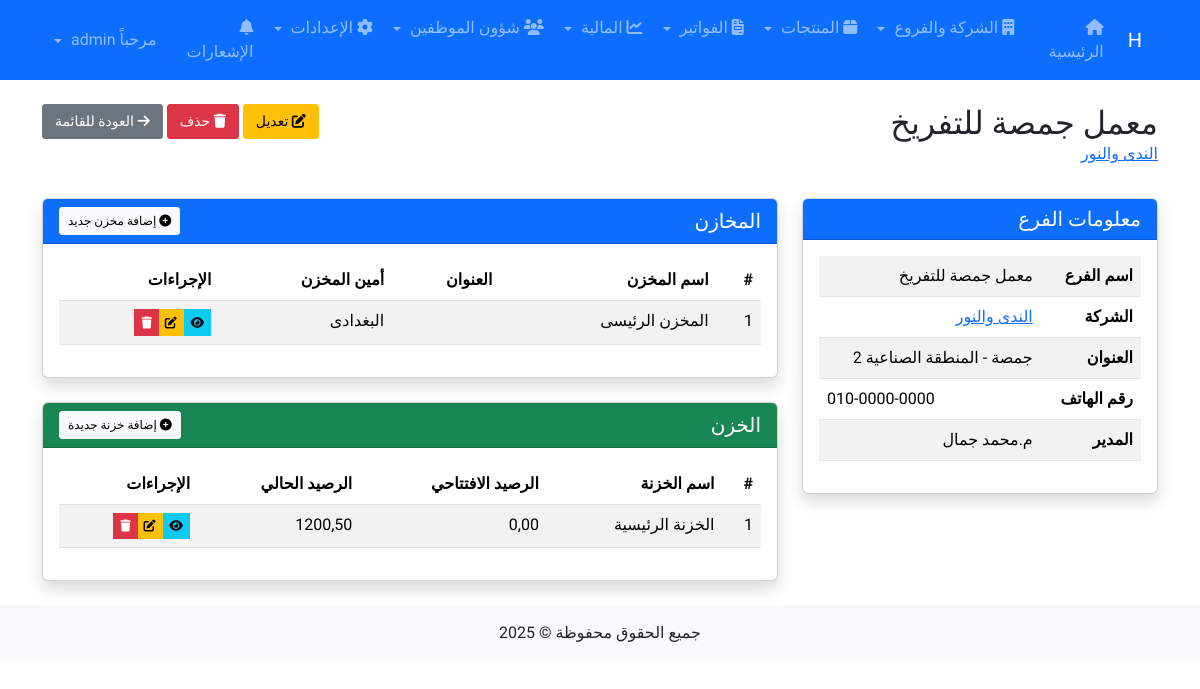
The page /branches/1/ (signed in) on the database its author committed.
### core/models.py (models this page shows, shortened)
class Branch(models.Model):
    company = models.ForeignKey(Company, on_delete=models.CASCADE, related_name='branches', verbose_name=_("الشركة"))
    name = models.CharField(_("اسم الفرع"), max_length=255)
    address = models.TextField(_("العنوان"), blank=True, null=True)
    phone = models.CharField(_("رقم الهاتف"), max_length=20, blank=True, null=True)
    manager = models.CharField(_("المدير"), max_length=255, blank=True, null=True)
    class Meta:
        verbose_name = _("فرع")
        verbose_name_plural = _("الفروع")

class Company(models.Model):
    name = models.CharField(_("اسم الشركة"), max_length=255)
    address = models.TextField(_("العنوان"), blank=True, null=True)
    phone = models.CharField(_("رقم الهاتف"), max_length=20, blank=True, null=True)
    email = models.EmailField(_("البريد الإلكتروني"), blank=True, null=True)
    tax_number = models.CharField(_("الرقم الضريبي"), max_length=50, blank=True, null=True)
    logo = models.ImageField(_("الشعار"), upload_to='company_logos/', blank=True, null=True)
    class Meta:
        verbose_name = _("شركة")
        verbose_name_plural = _("الشركات")

class Store(models.Model):
    branch = models.ForeignKey(Branch, on_delete=models.CASCADE, related_name='stores', verbose_name=_("الفرع"))
    name = models.CharField(_("اسم المخزن"), max_length=255)
    address = models.TextField(_("العنوان"), blank=True, null=True)
    keeper = models.CharField(_("أمين المخزن"), max_length=255, blank=True, null=True)
    notes = models.TextField(_("ملاحظات"), blank=True, null=True)
    class Meta:
        verbose_name = _("مخزن")
        verbose_name_plural = _("المخازن")

class Safe(models.Model):
    branch = models.ForeignKey(Branch, on_delete=models.CASCADE, related_name='safes', verbose_name=_("الفرع"))
    name = models.CharField(_("اسم الخزنة"), max_length=255)
    initial_balance = models.DecimalField(_("الرصيد الافتتاحي"), max_digits=15, decimal_places=2, default=0)
    current_balance = models.DecimalField(_("الرصيد الحالي"), max_digits=15, decimal_places=2, default=0)
    class Meta:
        verbose_name = _("خزنة")
        verbose_name_plural = _("الخزن")

### core/views.py (the view)
# urls.py: path('branches/<int:pk>/', views.branch_detail, name='branch_detail'),
@login_required
def branch_detail(request, pk):
    branch = get_object_or_404(Branch, pk=pk)
    stores = Store.objects.filter(branch=branch)
    safes = Safe.objects.filter(branch=branch)
    return render(request, 'core/branch/detail.html', {
        'branch': branch,
        'stores': stores,
        'safes': safes
    })

### users/context_processors.py (called while the page is built)
def notifications(request):
    context_data = {
        'unread_notifications_count': 0
    }
    if request.user.is_authenticated:
        context_data['unread_notifications_count'] = get_unread_notifications_count(request.user)
    return context_data

### users/utils.py (called while the page is built)
def get_unread_notifications_count(user):
    return UserNotification.objects.filter(recipient=user, is_read=False).count()

### templates/core/branch/detail.html (shortened to what this page needs)
{% extends 'base.html' %}
{% block content %}
<div class="row mb-3">
    <div class="col-md-8">
        <h2 class="mb-0">{{ branch.name }}</h2>
        <p class="text-muted">
            <a href="{% url 'company_detail' branch.company.pk %}">{{ branch.company.name }}</a>
        </p>
    </div>
    <div class="col-md-4 text-end">
        <a href="{% url 'branch_edit' branch.pk %}" class="btn btn-warning">
            <i class="fas fa-edit"></i> تعديل
        </a>
        <a href="{% url 'branch_delete' branch.pk %}" class="btn btn-danger">
            <i class="fas fa-trash"></i> حذف
        </a>
        <a href="{% url 'branch_list' %}" class="btn btn-secondary">
            <i class="fas fa-arrow-right"></i> العودة للقائمة
        </a>
    </div>
</div>
<div class="row">
    <div class="col-md-4">
        <div class="card shadow mb-4">
            <div class="card-header bg-primary text-white">
                <h5 class="card-title mb-0">معلومات الفرع</h5>
            </div>
            <div class="card-body">
                <table class="table table-striped">
                    <tbody>
                        <tr>
                            <th>اسم الفرع</th>
                            <td>{{ branch.name }}</td>
                        </tr>
                        <tr>
                            <th>الشركة</th>
                            <td>
                                <a href="{% url 'company_detail' branch.company.pk %}">
                                    {{ branch.company.name }}
                                </a>
                            </td>
                        </tr>
                        <tr>
                            <th>العنوان</th>
                            <td>{{ branch.address }}</td>
                        </tr>
                        <tr>
                            <th>رقم الهاتف</th>
                            <td dir="ltr">{{ branch.phone }}</td>
                        </tr>
                        <tr>
                            <th>المدير</th>
                            <td>{{ branch.manager|default:"-" }}</td>
                        </tr>
                    </tbody>
                </table>
            </div>
        </div>
    </div>
    <div class="col-md-8">
        <div class="card shadow mb-4">
            <div class="card-header bg-primary text-white d-flex justify-content-between align-items-center">
                <h5 class="card-title mb-0">المخازن</h5>
                <a href="{% url 'store_add' %}" class="btn btn-light btn-sm">
                    <i class="fas fa-plus-circle"></i> إضافة مخزن جديد
                </a>
            </div>
            <div class="card-body">
                {% if stores %}
                    <div class="table-responsive">
                        <table class="table table-striped table-hover">
                            <thead>
                                <tr>
                                    <th>#</th>
                                    <th>اسم المخزن</th>
                                    <th>العنوان</th>
                                    <th>أمين المخزن</th>
                                    <th>الإجراءات</th>
                                </tr>
                            </thead>
                            <tbody>
                                {% for store in stores %}
                                    <tr>
                                        <td>{{ forloop.counter }}</td>
                                        <td>{{ store.name }}</td>
                                        <td>{{ store.address|truncatechars:30 }}</td>
                                        <td>{{ store.keeper|default:"-" }}</td>
                                        <td>
                                            <div class="btn-group">
                                                <a href="{% url 'store_detail' store.pk %}" class="btn btn-sm btn-info">
                                                    <i class="fas fa-eye"></i>
                                                </a>
                                                <a href="{% url 'store_edit' store.pk %}" class="btn btn-sm btn-warning">
                                                    <i class="fas fa-edit"></i>
                                                </a>
                                                <a href="{% url 'store_delete' store.pk %}" class="btn btn-sm btn-danger">
                                                    <i class="fas fa-trash"></i>
                                                </a>
                                            </div>
                                        </td>
                                    </tr>
                                {% endfor %}
                            </tbody>
                        </table>
                    </div>
                {% else %}
                    <div class="alert alert-info">
                        لا توجد مخازن مسجلة لهذا الفرع. <a href="{% url 'store_add' %}">أضف مخزن جديد</a>
                    </div>
                {% endif %}
            </div>
        </div>
        <div class="card shadow">
            <div class="card-header bg-success text-white d-flex justify-content-between align-items-center">
                <h5 class="card-title mb-0">الخزن</h5>
                <a href="{% url 'safe_add' %}" class="btn btn-light btn-sm">
                    <i class="fas fa-plus-circle"></i> إضافة خزنة جديدة
                </a>
            </div>
            <div class="card-body">
                {% if safes %}
                    <div class="table-responsive">
                        <table class="table table-striped table-hover">
                            <thead>
                                <tr>
                                    <th>#</th>
                                    <th>اسم الخزنة</th>
                                    <th>الرصيد الافتتاحي</th>
                                    <th>الرصيد الحالي</th>
                                    <th>الإجراءات</th>
                                </tr>
                            </thead>
                            <tbody>
                                {% for safe in safes %}
                                    <tr>
                                        <td>{{ forloop.counter }}</td>
                                        <td>{{ safe.name }}</td>
                                        <td>{{ safe.initial_balance }}</td>
                                        <td>{{ safe.current_balance }}</td>
                                        <td>
                                            <div class="btn-group">
                                                <a href="{% url 'safe_detail' safe.pk %}" class="btn btn-sm btn-info">
                                                    <i class="fas fa-eye"></i>
                                                </a>
                                                <a href="{% url 'safe_edit' safe.pk %}" class="btn btn-sm btn-warning">
                                                    <i class="fas fa-edit"></i>
                                                </a>
                                                <a href="{% url 'safe_delete' safe.pk %}" class="btn btn-sm btn-danger">
                                                    <i class="fas fa-trash"></i>
                                                </a>
                                            </div>
                                        </td>
                                    </tr>
                                {% endfor %}
                            </tbody>
                        </table>
                    </div>
                {% else %}
                    <div class="alert alert-info">
                        لا توجد خزن مسجلة لهذا الفرع. <a href="{% url 'safe_add' %}">أضف خزنة جديدة</a>
                    </div>
                {% endif %}
            </div>
        </div>
    </div>
</div>
{% endblock %}

### templates/base.html (style rules this page uses)
body { font-family: 'Tajawal', sans-serif; }
.card { transition: transform 0.3s; }
.btn { padding: 0.375rem 0.75rem; font-size: 0.875rem; border-radius: 3px; box-shadow: none; transition: all 0.2s; }
.btn-sm { padding: 0.25rem 0.5rem; font-size: 0.75rem; }
.table .btn { padding: 0.2rem 0.4rem; font-size: 0.75rem; }

### rows shown on the page
Branch: name "معمل جمصة للتفريخ", company.name "الندى والنور", address "جمصة - المنطقة الصناعية 2", phone "010-0000-0000", manager "م.محمد جمال"
Store: name "المخزن الرئيسى", keeper "البغدادى"
Safe: name "الخزنة الرئيسية", initial_balance "0,00", current_balance "1200,50"
